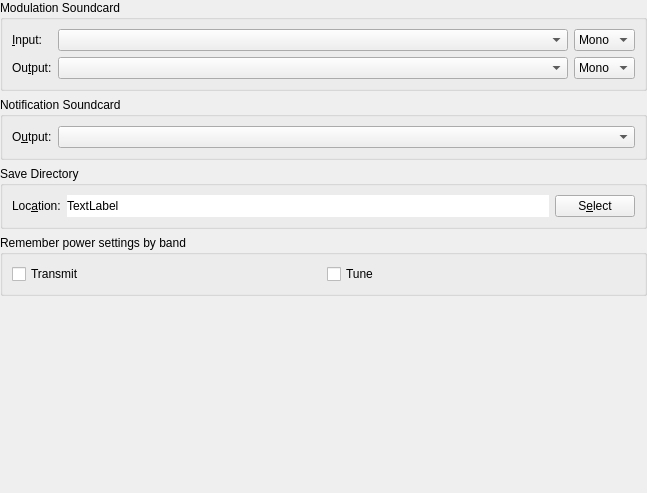
         <widget class="QWidget" name="scrollAreaWidgetContents_5">
          <property name="geometry">
           <rect>
            <x>0</x>
            <y>0</y>
            <width>647</width>
            <height>493</height>
           </rect>
          </property>
          <layout class="QVBoxLayout" name="verticalLayout_29">
           <property name="leftMargin">
            <number>0</number>
           </property>
           <property name="topMargin">
            <number>0</number>
           </property>
           <property name="rightMargin">
            <number>0</number>
           </property>
           <property name="bottomMargin">
            <number>0</number>
           </property>
           <item>
            <widget class="QGroupBox" name="soundcard_group_box">
             <property name="toolTip">
              <string>Souncard</string>
             </property>
             <property name="title">
              <string>Modulation Soundcard</string>
             </property>
             <layout class="QGridLayout" name="gridLayout_6">
              <item row="1" column="1">
               <widget class="LazyFillComboBox" name="sound_output_combo_box">
                <property name="sizePolicy">
                 <sizepolicy hsizetype="Preferred" vsizetype="Fixed">
                  <horstretch>1</horstretch>
                  <verstretch>0</verstretch>
                 </sizepolicy>
                </property>
                <property name="toolTip">
                 <string>Select the audio CODEC to use for transmitting.
If this is your default device for system sounds then
ensure that all system sounds are disabled otherwise
you will broadcast any systems sounds generated during
transmitting periods.</string>
                </property>
               </widget>
              </item>
              <item row="0" column="1">
               <widget class="LazyFillComboBox" name="sound_input_combo_box">
                <property name="sizePolicy">
                 <sizepolicy hsizetype="Preferred" vsizetype="Fixed">
                  <horstretch>1</horstretch>
                  <verstretch>0</verstretch>
                 </sizepolicy>
                </property>
                <property name="toolTip">
                 <string>Select the audio CODEC to use for receiving.</string>
                </property>
               </widget>
              </item>
              <item row="0" column="0">
               <widget class="QLabel" name="sound_input_label">
                <property name="text">
                 <string>&amp;Input:</string>
                </property>
                <property name="buddy">
                 <cstring>sound_input_combo_box</cstring>
                </property>
               </widget>
              </item>
              <item row="0" column="2">
               <widget class="QComboBox" name="sound_input_channel_combo_box">
                <property name="toolTip">
                 <string>Select the channel to use for receiving.</string>
                </property>
                <item>
                 <property name="text">
                  <string>Mono</string>
                 </property>
                </item>
                <item>
                 <property name="text">
                  <string>Left</string>
                 </property>
                </item>
                <item>
                 <property name="text">
                  <string>Right</string>
                 </property>
                </item>
                <item>
                 <property name="text">
                  <string>Both</string>
                 </property>
                </item>
               </widget>
              </item>
              <item row="1" column="2">
               <widget class="QComboBox" name="sound_output_channel_combo_box">
                <property name="toolTip">
                 <string>Select the audio channel used for transmission.
Unless you have multiple radios connected on different
channels; then you will usually want to select mono or
both here.</string>
                </property>
                <item>
                 <property name="text">
                  <string>Mono</string>
                 </property>
                </item>
                <item>
                 <property name="text">
                  <string>Left</string>
                 </property>
                </item>
                <item>
                 <property name="text">
                  <string>Right</string>
                 </property>
                </item>
                <item>
                 <property name="text">
                  <string>Both</string>
                 </property>
                </item>
               </widget>
              </item>
              <item row="1" column="0">
               <widget class="QLabel" name="sound_output_label">
                <property name="text">
                 <string>Ou&amp;tput:</string>
                </property>
                <property name="buddy">
                 <cstring>sound_output_combo_box</cstring>
                </property>
               </widget>
              </item>
             </layout>
            </widget>
           </item>
           <item>
            <widget class="QGroupBox" name="notification_soundcard_group_box">
             <property name="title">
              <string>Notification Soundcard</string>
             </property>
             <layout class="QGridLayout" name="gridLayout_18">
              <item row="0" column="0">
               <widget class="QLabel" name="notification_sound_output_label">
                <property name="text">
                 <string>O&amp;utput:</string>
                </property>
                <property name="buddy">
                 <cstring>sound_output_combo_box</cstring>
                </property>
               </widget>
              </item>
              <item row="0" column="1">
               <widget class="LazyFillComboBox" name="notification_sound_output_combo_box">
                <property name="sizePolicy">
                 <sizepolicy hsizetype="Preferred" vsizetype="Fixed">
                  <horstretch>1</horstretch>
                  <verstretch>0</verstretch>
                 </sizepolicy>
                </property>
                <property name="toolTip">
                 <string>Select the audio CODEC to use for notifications.
If this is your default device for system sounds and transmission then
ensure that all system sounds are disabled otherwise
you will broadcast any systems sounds and notifications generated during
transmitting periods.</string>
                </property>
               </widget>
              </item>
             </layout>
            </widget>
           </item>
           <item>
            <widget class="QGroupBox" name="save_path_group_box">
             <property name="toolTip">
              <string>Save Directory</string>
             </property>
             <property name="title">
              <string>Save Directory</string>
             </property>
             <layout class="QHBoxLayout" name="horizontalLayout_5">
              <item>
               <widget class="QLabel" name="save_path_label">
                <property name="text">
                 <string>Loc&amp;ation:</string>
                </property>
                <property name="buddy">
                 <cstring>save_path_select_push_button</cstring>
                </property>
               </widget>
              </item>
              <item>
               <widget class="QLabel" name="save_path_display_label">
                <property name="sizePolicy">
                 <sizepolicy hsizetype="Preferred" vsizetype="Preferred">
                  <horstretch>1</horstretch>
                  <verstretch>0</verstretch>
                 </sizepolicy>
                </property>
                <property name="toolTip">
                 <string>Path to which .WAV files are saved.</string>
                </property>
                <property name="autoFillBackground">
                 <bool>false</bool>
                </property>
                <property name="styleSheet">
                 <string notr="true">background-color: rgb(255, 255, 255);</string>
                </property>
                <property name="text">
                 <string>TextLabel</string>
                </property>
               </widget>
              </item>
              <item>
               <widget class="QPushButton" name="save_path_select_push_button">
                <property name="toolTip">
                 <string>Click to select a different save directory for .WAV files.</string>
                </property>
                <property name="text">
                 <string>S&amp;elect</string>
                </property>
               </widget>
              </item>
             </layout>
            </widget>
           </item>
           <item>
            <widget class="QGroupBox" name="split_operation_group_box_2">
             <property name="toolTip">
              <string>Power Memory By Band</string>
             </property>
             <property name="title">
              <string>Remember power settings by band</string>
             </property>
             <layout class="QHBoxLayout" name="horizontalLayout_13">
              <item>
               <widget class="QCheckBox" name="checkBoxPwrBandTxMemory">
                <property name="toolTip">
                 <string>Enable power memory during transmit</string>
                </property>
                <property name="text">
                 <string>Transmit</string>
                </property>
               </widget>
              </item>
              <item>
               <widget class="QCheckBox" name="checkBoxPwrBandTuneMemory">
                <property name="toolTip">
                 <string>Enable power memory during tuning</string>
                </property>
                <property name="text">
                 <string>Tune</string>
                </property>
               </widget>
              </item>
             </layout>
            </widget>
           </item>
           <item>
            <spacer name="verticalSpacer_3">
             <property name="orientation">
              <enum>Qt::Orientation::Vertical</enum>
             </property>
             <property name="sizeHint" stdset="0">
              <size>
               <width>0</width>
               <height>0</height>
              </size>
             </property>
            </spacer>
           </item>
           <item>
            <widget class="QWidget" name="widget_2" native="true"/>
           </item>
          </layout>
         </widget>
